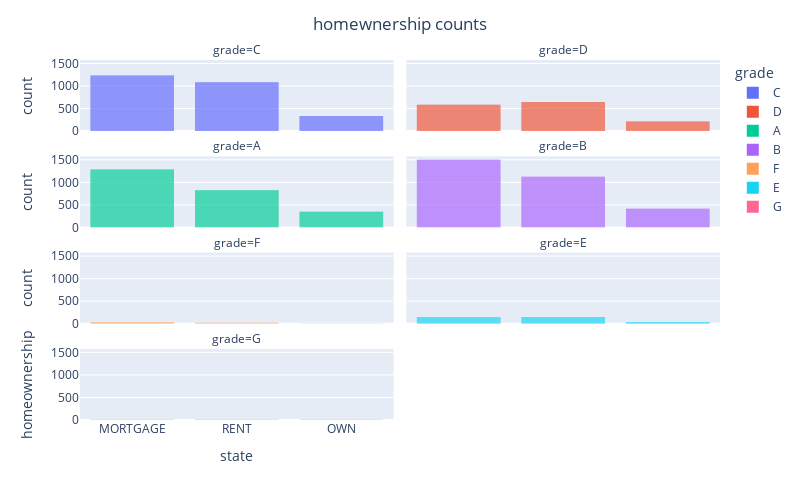

Write notebook code for a chart like this one.
### Markdown cell above
**Problem 2** Try to make your own bar plot of one of the other categorical columns. Add some categorical fill or facets. See how fancy you can make your graph. Make sure it is also still really informative.

### Code cell
# Your code here
fig=px.bar(DF,
           x='homeownership',
           facet_col='grade',
           facet_col_wrap=2,
           color='grade')
fig.update_traces(dict(marker_line_width=0))

fig.update_layout(title='homewnership counts',
                  title_x=0.5  ,   
                  xaxis_title="state",
                 yaxis_title="homeownership",
                 autosize=False,
                  width=800,
                  height=500)
fig.show()

### Figure 1 — Plotly figure (JSON) as saved in the notebook; plotly's stock layout.template omitted (floating-point values rounded to 4 significant figures; data arrays with more than 128 entries replaced by an {"elided": "..."} marker saying what was removed)
{"data": [{"alignmentgroup": "True", "hovertemplate": "grade=C<br>homeownership=%{x}<br>count=%{y}<extra></extra>", "legendgroup": "C", "marker": {"color": "#636efa", "line": {"width": 0}, "pattern": {"shape": ""}}, "name": "C", "offsetgroup": "C", "orientation": "v", "showlegend": true, "textposition": "auto", "type": "bar", "x": {"elided": "2653 str values"}, "xaxis": "x7", "y": {"elided": "2653 int values"}, "yaxis": "y7"}, {"alignmentgroup": "True", "hovertemplate": "grade=D<br>homeownership=%{x}<br>count=%{y}<extra></extra>", "legendgroup": "D", "marker": {"color": "#EF553B", "line": {"width": 0}, "pattern": {"shape": ""}}, "name": "D", "offsetgroup": "D", "orientation": "v", "showlegend": true, "textposition": "auto", "type": "bar", "x": {"elided": "1446 str values"}, "xaxis": "x8", "y": {"elided": "1446 int values"}, "yaxis": "y8"}, {"alignmentgroup": "True", "hovertemplate": "grade=A<br>homeownership=%{x}<br>count=%{y}<extra></extra>", "legendgroup": "A", "marker": {"color": "#00cc96", "line": {"width": 0}, "pattern": {"shape": ""}}, "name": "A", "offsetgroup": "A", "orientation": "v", "showlegend": true, "textposition": "auto", "type": "bar", "x": {"elided": "2459 str values"}, "xaxis": "x5", "y": {"elided": "2459 int values"}, "yaxis": "y5"}, {"alignmentgroup": "True", "hovertemplate": "grade=B<br>homeownership=%{x}<br>count=%{y}<extra></extra>", "legendgroup": "B", "marker": {"color": "#ab63fa", "line": {"width": 0}, "pattern": {"shape": ""}}, "name": "B", "offsetgroup": "B", "orientation": "v", "showlegend": true, "textposition": "auto", "type": "bar", "x": {"elided": "3037 str values"}, "xaxis": "x6", "y": {"elided": "3037 int values"}, "yaxis": "y6"}, {"alignmentgroup": "True", "hovertemplate": "grade=F<br>homeownership=%{x}<br>count=%{y}<extra></extra>", "legendgroup": "F", "marker": {"color": "#FFA15A", "line": {"width": 0}, "pattern": {"shape": ""}}, "name": "F", "offsetgroup": "F", "orientation": "v", "showlegend": true, "textposition": "auto", "type": "bar", "x": ["RENT", "MORTGAGE", "MORTGAGE", "MORTGAGE", "MORTGAGE", "RENT", "RENT", "RENT", "MORTGAGE", "MORTGAGE", "RENT", "OWN", "MORTGAGE", "MORTGAGE", "RENT", "RENT", "MORTGAGE", "MORTGAGE", "RENT", "RENT", "MORTGAGE", "MORTGAGE", "MORTGAGE", "OWN", "MORTGAGE", "MORTGAGE", "RENT", "MORTGAGE", "MORTGAGE", "RENT", "MORTGAGE", "RENT", "MORTGAGE", "MORTGAGE", "MORTGAGE", "MORTGAGE", "RENT", "MORTGAGE", "MORTGAGE", "RENT", "OWN", "RENT", "MORTGAGE", "OWN", "MORTGAGE", "MORTGAGE", "MORTGAGE", "MORTGAGE", "RENT", "RENT", "OWN", "RENT", "MORTGAGE", "MORTGAGE", "RENT", "RENT", "MORTGAGE", "RENT"], "xaxis": "x3", "y": [1, 1, 1, 1, 1, 1, 1, 1, 1, 1, 1, 1, 1, 1, 1, 1, 1, 1, 1, 1, 1, 1, 1, 1, 1, 1, 1, 1, 1, 1, 1, 1, 1, 1, 1, 1, 1, 1, 1, 1, 1, 1, 1, 1, 1, 1, 1, 1, 1, 1, 1, 1, 1, 1, 1, 1, 1, 1], "yaxis": "y3"}, {"alignmentgroup": "True", "hovertemplate": "grade=E<br>homeownership=%{x}<br>count=%{y}<extra></extra>", "legendgroup": "E", "marker": {"color": "#19d3f3", "line": {"width": 0}, "pattern": {"shape": ""}}, "name": "E", "offsetgroup": "E", "orientation": "v", "showlegend": true, "textposition": "auto", "type": "bar", "x": {"elided": "335 str values"}, "xaxis": "x4", "y": {"elided": "335 int values"}, "yaxis": "y4"}, {"alignmentgroup": "True", "hovertemplate": "grade=G<br>homeownership=%{x}<br>count=%{y}<extra></extra>", "legendgroup": "G", "marker": {"color": "#FF6692", "line": {"width": 0}, "pattern": {"shape": ""}}, "name": "G", "offsetgroup": "G", "orientation": "v", "showlegend": true, "textposition": "auto", "type": "bar", "x": ["RENT", "RENT", "OWN", "OWN", "MORTGAGE", "MORTGAGE", "MORTGAGE", "RENT", "RENT", "OWN", "MORTGAGE", "RENT"], "xaxis": "x", "y": [1, 1, 1, 1, 1, 1, 1, 1, 1, 1, 1, 1], "yaxis": "y"}], "layout": {"annotations": [{"font": {}, "showarrow": false, "text": "grade=G", "x": 0.245, "xanchor": "center", "xref": "paper", "y": 0.1975, "yanchor": "bottom", "yref": "paper"}, {"font": {}, "showarrow": false, "text": "grade=F", "x": 0.245, "xanchor": "center", "xref": "paper", "y": 0.465, "yanchor": "bottom", "yref": "paper"}, {"font": {}, "showarrow": false, "text": "grade=E", "x": 0.755, "xanchor": "center", "xref": "paper", "y": 0.465, "yanchor": "bottom", "yref": "paper"}, {"font": {}, "showarrow": false, "text": "grade=A", "x": 0.245, "xanchor": "center", "xref": "paper", "y": 0.7325, "yanchor": "bottom", "yref": "paper"}, {"font": {}, "showarrow": false, "text": "grade=B", "x": 0.755, "xanchor": "center", "xref": "paper", "y": 0.7325, "yanchor": "bottom", "yref": "paper"}, {"font": {}, "showarrow": false, "text": "grade=C", "x": 0.245, "xanchor": "center", "xref": "paper", "y": 1, "yanchor": "bottom", "yref": "paper"}, {"font": {}, "showarrow": false, "text": "grade=D", "x": 0.755, "xanchor": "center", "xref": "paper", "y": 1, "yanchor": "bottom", "yref": "paper"}], "autosize": false, "barmode": "relative", "height": 500, "legend": {"title": {"text": "grade"}, "tracegroupgap": 0}, "margin": {"t": 60}, "title": {"text": "homewnership counts", "x": 0.5}, "width": 800, "xaxis": {"anchor": "y", "autorange": true, "domain": [0, 0.49], "range": [-0.5, 2.5], "title": {"text": "state"}, "type": "category"}, "xaxis2": {"anchor": "y2", "domain": [0.51, 1], "matches": "x", "title": {"text": "homeownership"}}, "xaxis3": {"anchor": "y3", "autorange": true, "domain": [0, 0.49], "matches": "x", "range": [-0.5, 2.5], "showticklabels": false, "type": "category"}, "xaxis4": {"anchor": "y4", "autorange": true, "domain": [0.51, 1], "matches": "x", "range": [-0.5, 2.5], "showticklabels": false, "type": "category"}, "xaxis5": {"anchor": "y5", "autorange": true, "domain": [0, 0.49], "matches": "x", "range": [-0.5, 2.5], "showticklabels": false, "type": "category"}, "xaxis6": {"anchor": "y6", "autorange": true, "domain": [0.51, 1], "matches": "x", "range": [-0.5, 2.5], "showticklabels": false, "type": "category"}, "xaxis7": {"anchor": "y7", "autorange": true, "domain": [0, 0.49], "matches": "x", "range": [-0.5, 2.5], "showticklabels": false, "type": "category"}, "xaxis8": {"anchor": "y8", "autorange": true, "domain": [0.51, 1], "matches": "x", "range": [-0.5, 2.5], "showticklabels": false, "type": "category"}, "yaxis": {"anchor": "x", "autorange": true, "domain": [0, 0.1975], "range": [0, 1578.0], "title": {"text": "homeownership"}, "type": "linear"}, "yaxis2": {"anchor": "x2", "domain": [0, 0.1975], "matches": "y", "showticklabels": false}, "yaxis3": {"anchor": "x3", "autorange": true, "domain": [0.2675, 0.465], "matches": "y", "range": [0, 1578.0], "title": {"text": "count"}, "type": "linear"}, "yaxis4": {"anchor": "x4", "autorange": true, "domain": [0.2675, 0.465], "matches": "y", "range": [0, 1578.0], "showticklabels": false, "type": "linear"}, "yaxis5": {"anchor": "x5", "autorange": true, "domain": [0.535, 0.7325], "matches": "y", "range": [0, 1578.0], "title": {"text": "count"}, "type": "linear"}, "yaxis6": {"anchor": "x6", "autorange": true, "domain": [0.535, 0.7325], "matches": "y", "range": [0, 1578.0], "showticklabels": false, "type": "linear"}, "yaxis7": {"anchor": "x7", "autorange": true, "domain": [0.8025, 1], "matches": "y", "range": [0, 1578.0], "title": {"text": "count"}, "type": "linear"}, "yaxis8": {"anchor": "x8", "autorange": true, "domain": [0.8025, 1], "matches": "y", "range": [0, 1578.0], "showticklabels": false, "type": "linear"}}}
